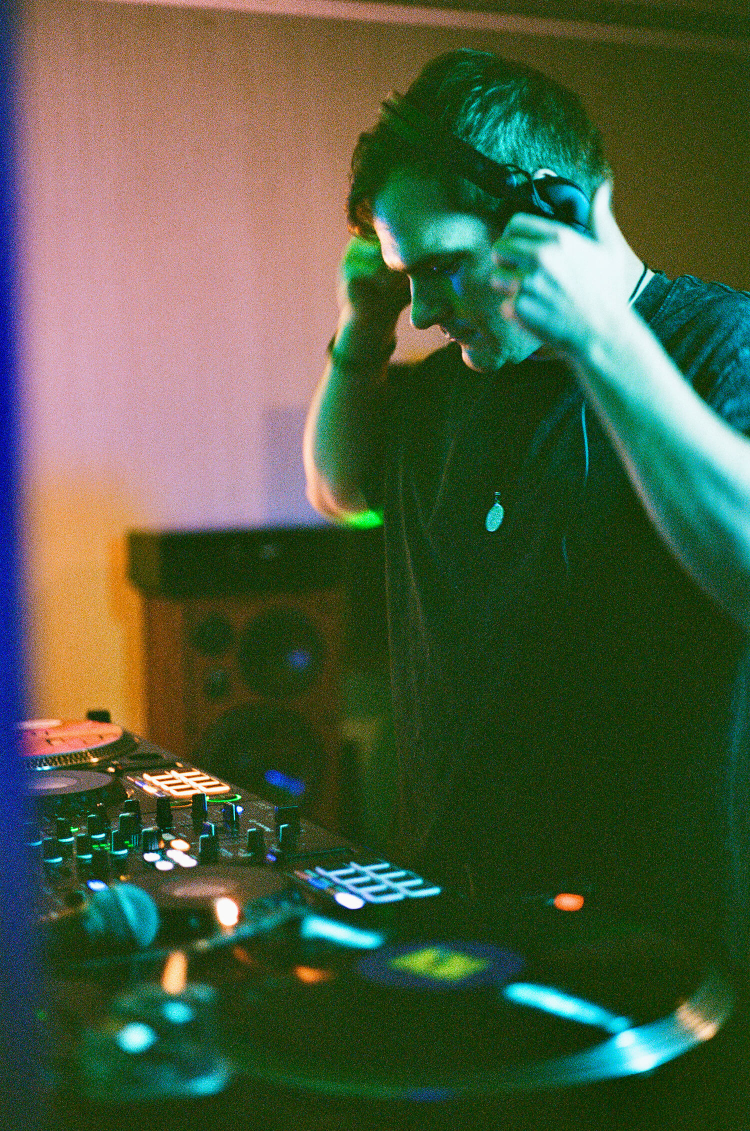
#> input picture DJ-images/000023590021-small.jpg, 1500 x 2262 px (shown at 1/2 size); its folder holds only this picture in this run
$ python optimize_gallery.py ../DJ-images/000023590021-small.jpg
#> lines starting #> are read from the running program, lines starting #| are printed output that depends on the picture
#!/usr/bin/env python3
"""Create web-sized gallery copies. Requires Pillow: python3 -m pip install Pillow.
Run before `node scripts/build_gallery_manifest.js` after adding photos.

  python3 scripts/optimize_gallery.py                     # build 1200px + 600px WebP copies
  python3 scripts/optimize_gallery.py --check-duplicates  # flag exact/near-exact copies
  python3 scripts/optimize_gallery.py --contact-sheet     # write gallery-contact-sheet.jpg (not deployed)

--check-duplicates only catches the same image saved twice (re-exports, HEIC
conversions). Two different shots of the same moment won't match, so skim the
contact sheet before publishing new photos.
"""
import sys
from pathlib import Path
from PIL import Image, ImageOps

root = Path(__file__).resolve().parent.parent / 'DJ-images'
out = root / 'optimized'
small_dir = out / '600'
out.mkdir(exist_ok=True)
small_dir.mkdir(exist_ok=True)
EXTS = {'.jpg', '.jpeg', '.png', '.webp'}


def save_webp(image, target, size):
    image = image.copy()
    image.thumbnail((size, size), Image.Resampling.LANCZOS)
    image = image.convert('RGBA' if 'A' in image.getbands() else 'RGB')
    image.save(target, 'WEBP', quality=80, method=6)


# 1) Originals dropped in DJ-images/ -> optimized/<name>.webp (1200px max).
for source in sorted(root.iterdir()):
    if source.suffix.lower() not in EXTS:
        continue
    target = out / (source.name + '.webp')
    if target.exists() and target.stat().st_mtime >= source.stat().st_mtime:
        continue
    with Image.open(source) as image:
        # MPO photos contain auxiliary images, not animation frames.
#> image is the input picture: PIL image 1500x2262 RGB; mean R, G, B 76.9, 92, 64.9
        if getattr(image, 'is_animated', False) and image.format != 'MPO':
            continue
        image.seek(0)
        save_webp(ImageOps.exif_transpose(image), target, 1200)
#> in save_webp, `image.thumbnail((size, size), Image.Resampling.LANCZOS)`:
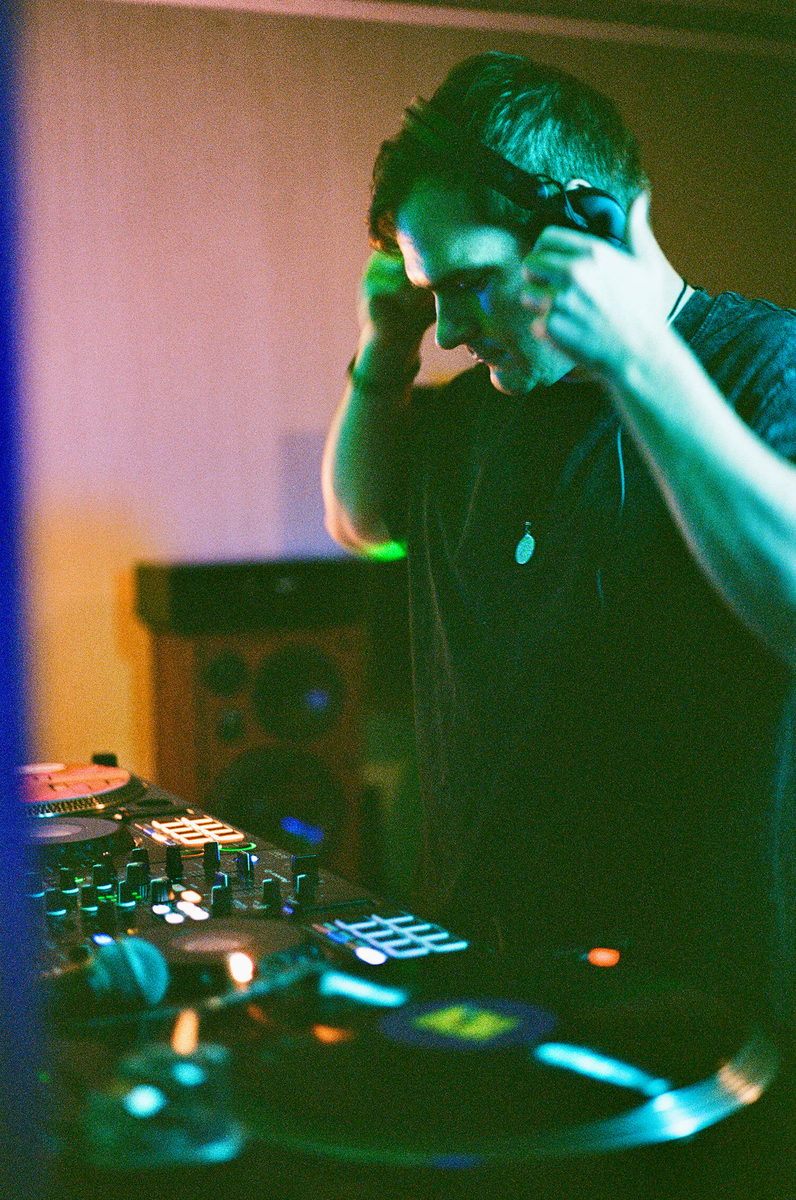
#> image: PIL image 796x1200 RGB; mean R, G, B 76.9, 92, 65
    print('optimized', target.name)

# 2) optimized/*.webp -> optimized/600/*.webp for the 2-4 column grid.
for full in sorted(out.glob('*.webp')):
    target = small_dir / full.name
    if target.exists() and target.stat().st_mtime >= full.stat().st_mtime:
        continue
    with Image.open(full) as image:
        save_webp(image, target, 600)
    print('small', target.name)

# Remove 600px copies whose full-size photo is gone.
for orphan in small_dir.glob('*.webp'):
    if not (out / orphan.name).exists():
        orphan.unlink()
        print('removed orphan', orphan.name)


def dhash(path, n=16):
    with Image.open(path) as im:
        px = list(im.convert('L').resize((n + 1, n), Image.Resampling.LANCZOS).getdata())
    return sum(1 << i for i, (a, b) in enumerate(
        (px[r * (n + 1) + c], px[r * (n + 1) + c + 1]) for r in range(n) for c in range(n)) if a > b)


if '--check-duplicates' in sys.argv:
    files = sorted(out.glob('*.webp')) + sorted((root / 'video' / 'posters').glob('*.jpg'))
    hashes = {f: dhash(f) for f in files}
    found = False
    for i, a in enumerate(files):
        for b in files[i + 1:]:
            if bin(hashes[a] ^ hashes[b]).count('1') < 40:
                print(f'Possible duplicate: {a.name}  <->  {b.name}')
                found = True
    print('No copied photos found.' if not found else 'Review the pairs above.')

if '--contact-sheet' in sys.argv:
    from PIL import ImageDraw
    files = sorted(out.glob('*.webp')) + sorted((root / 'video' / 'posters').glob('*.jpg'))
    w, h, cols = 260, 300, 6
    sheet = Image.new('RGB', (cols * w, -(-len(files) // cols) * h), 'white')
    draw = ImageDraw.Draw(sheet)
    for i, f in enumerate(files):
        with Image.open(f) as im:
            im = im.convert('RGB')
            im.thumbnail((w - 10, h - 30))
            x, y = (i % cols) * w, (i // cols) * h
            sheet.paste(im, (x + 5, y + 5))
            draw.text((x + 5, y + h - 22), f.name[:34], fill='black')
    target = root.parent / 'gallery-contact-sheet.jpg'
    sheet.save(target, quality=80)
    print('Contact sheet:', target)
